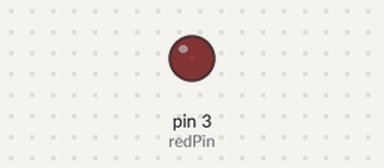
This sketch was run on a simulated Arduino Uno, built with avr-gcc and run on an emulated ATmega328P. On the bench: output pins drawn as LEDs (lit = HIGH).

Above: at 0.05 s.
At 1.15 s:
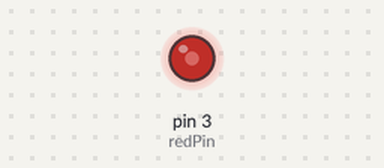
At 2.3 s:
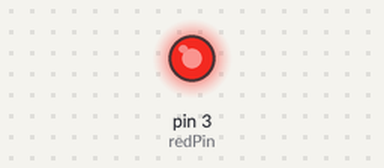
At 4.6 s:
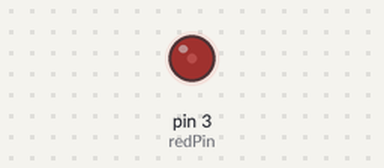
Timing chart, 0 to 6.6 s (numbered marks = the images above):
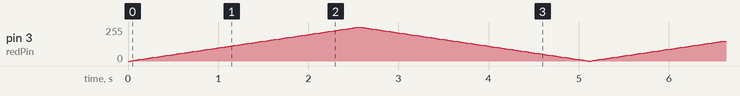

The sketch:

0429_fadeled__1.ino
```cpp
int redPin = 3;  // 아날로그 핀 번호
int brightness = 0; //LED밝기
int fadeAmount = 3; //LED fade할 포인트 수

void setup()
{
  pinMode(redPin, OUTPUT); //아날로그 핀 설정
}

void loop()
{
  analogWrite(redPin, brightness); //아날로그 핀 설정

  brightness += fadeAmount; //점점 밝게 만들기

  //fade 끝에서 fade 방향을 반대로
  if(brightness <= 0 || brightness >= 255){
     fadeAmount = -fadeAmount;
   }
  delay(30);
}
```
